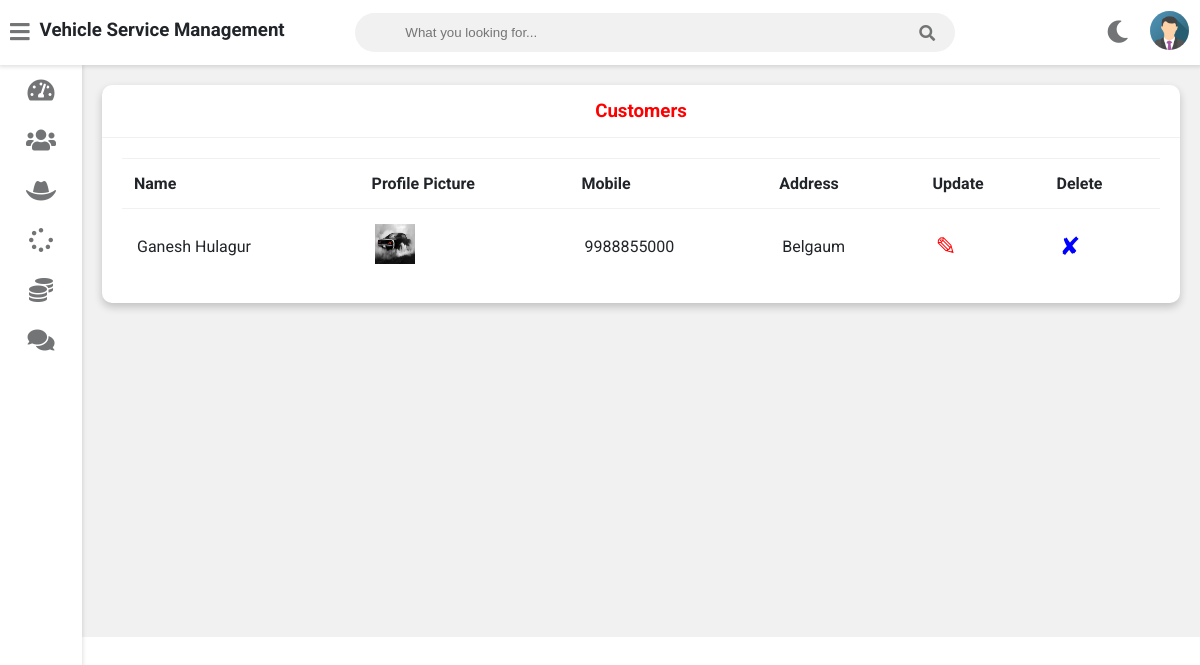
Screenshot of /admin-view-customer (signed in) with the database file from the repository.
### vehicle/models.py (models this page shows, shortened)
class Customer(models.Model):
    user=models.OneToOneField(User,on_delete=models.CASCADE)
    profile_pic= models.ImageField(upload_to='profile_pic/CustomerProfilePic/',null=True,blank=True)
    address = models.CharField(max_length=40)
    mobile = models.CharField(max_length=20,null=False)
    @property
    def get_name(self):
        return self.user.first_name+" "+self.user.last_name

### vehicle/views.py (the view)
# urls.py: path('admin-view-customer',views.admin_view_customer_view,name='admin-view-customer'),
@login_required(login_url='adminlogin')
def admin_view_customer_view(request):
    customers=models.Customer.objects.all()
    return render(request,'vehicle/admin_view_customer.html',{'customers':customers})

### templates/vehicle/admin_view_customer.html
{% extends 'vehicle/adminbase.html' %}
{% block content %}
{% load static %}
	<div class="wrapper">
		<div class="row">
			<div class="col-12 col-m-12 col-sm-12">
				<div class="card">
					<div class="card-header">
						<h3 style="color:red; text-align:center" >Customers
						</h3>
					</div>
					<div class="card-content">
						<table>
							<thead>
                <tr>
                  <th>Name</th>
                  <th>Profile Picture</th>
                  <th>Mobile</th>
                  <th>Address</th>
                  <th>Update</th>
                  <th>Delete</th>
                </tr>
							</thead>
							<tbody>
              {% for c in customers %}
                <tr>
                  <td> {{c.get_name}}</td>
                  <td> <img src="{% static c.profile_pic.url %}" alt="Profile Pic" height="40px" width="40px" /></td>
                  <td>{{c.mobile}}</td>
                  <td>{{c.address}}</td>
                  <td><a  style="color:red; text-decoration:none;font-size:25px;" href="{% url 'update-customer' c.id  %}">&#9998;</a></td>
                  <td><a style="color:blue; text-decoration:none;font-size:25px;"href="{% url 'delete-customer' c.id  %}">&#10008;</a></td>
                </tr>
                {% endfor %}
							</tbody>
						</table>
					</div>
				</div>
			</div>
		</div>
<br><br><br><br><br><br><br><br><br><br><br><br><br><br><br><br>
	</div>
{% endblock content %}

### rows the page displays
Customer: get_name "Ganesh Hulagur", profile_pic (picture), mobile "9988855000", address "Belgaum"
